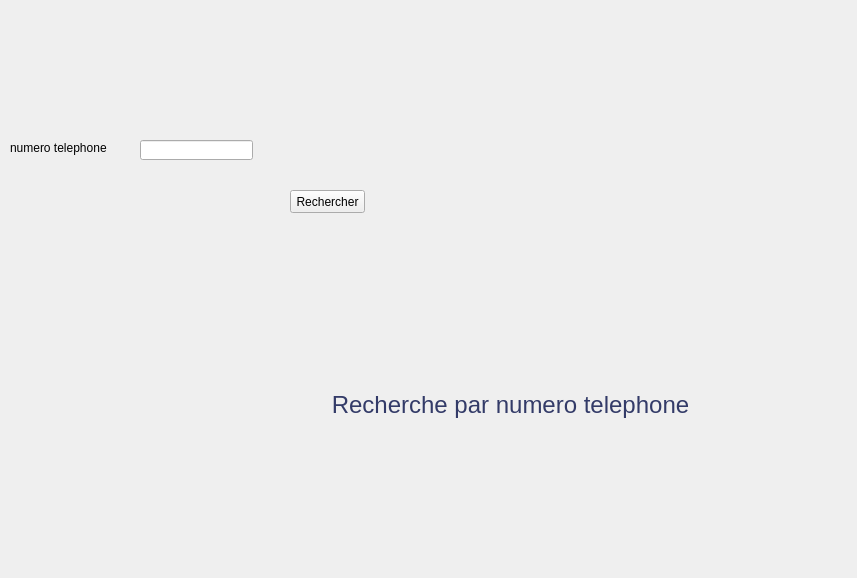
<?xml version="1.0" encoding="UTF-8"?>
<ui version="4.0">
 <class>Form</class>
 <widget class="QWidget" name="Form">
  <property name="geometry">
   <rect>
    <x>0</x>
    <y>0</y>
    <width>857</width>
    <height>578</height>
   </rect>
  </property>
  <property name="windowTitle">
   <string>Form</string>
  </property>
  <widget class="QLineEdit" name="tel">
   <property name="geometry">
    <rect>
     <x>140</x>
     <y>140</y>
     <width>113</width>
     <height>20</height>
    </rect>
   </property>
  </widget>
  <widget class="QLabel" name="label">
   <property name="geometry">
    <rect>
     <x>300</x>
     <y>370</y>
     <width>421</width>
     <height>71</height>
    </rect>
   </property>
   <property name="text">
    <string>&lt;html&gt;&lt;head/&gt;&lt;body&gt;&lt;p align=&quot;center&quot;&gt;&lt;span style=&quot; font-size:18pt; color:#333b68;&quot;&gt;Recherche par numero telephone&lt;/span&gt;&lt;/p&gt;&lt;/body&gt;&lt;/html&gt;</string>
   </property>
  </widget>
  <widget class="QLabel" name="label_2">
   <property name="geometry">
    <rect>
     <x>10</x>
     <y>140</y>
     <width>101</width>
     <height>16</height>
    </rect>
   </property>
   <property name="text">
    <string>numero telephone</string>
   </property>
  </widget>
  <widget class="QPushButton" name="pushButton">
   <property name="geometry">
    <rect>
     <x>290</x>
     <y>190</y>
     <width>75</width>
     <height>23</height>
    </rect>
   </property>
   <property name="text">
    <string>Rechercher</string>
   </property>
  </widget>
 </widget>
 <resources/>
 <connections/>
</ui>
